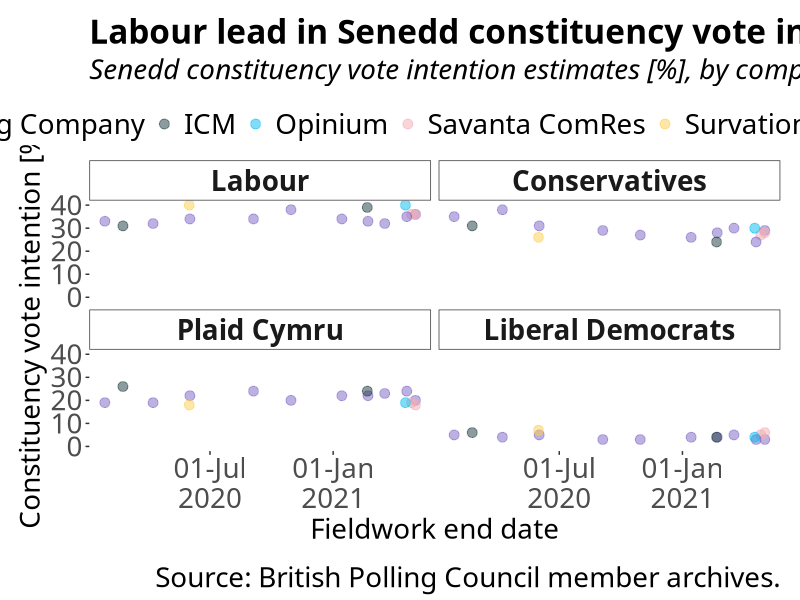
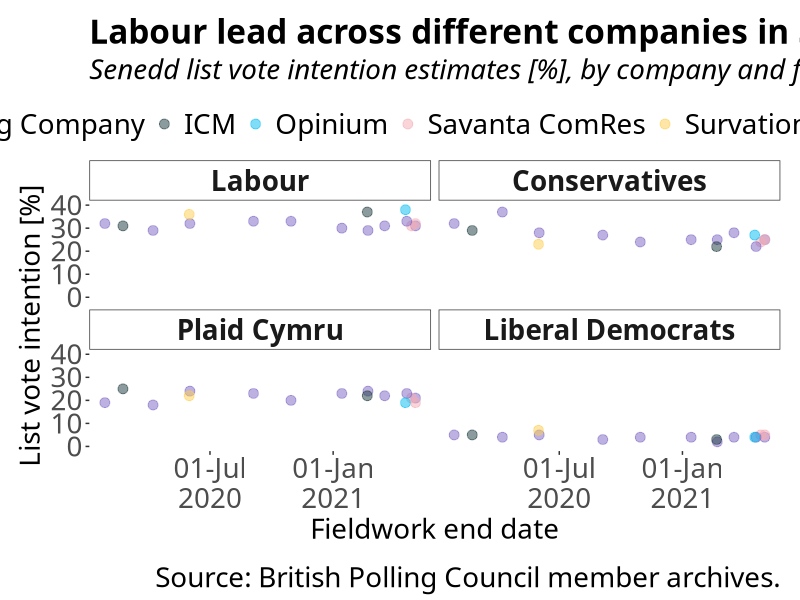

Recreate these plots in R, in order.
## Packages and themes
# First, download the packages we need
library(tidyverse)
library(readxl)
library(lubridate)

## Next, I set the plotting theme
theme_clean4 <- theme_bw(base_family="Gill Sans Nova") + 
  theme(legend.position = "top",
        legend.title = element_text(size = 20),
        legend.text = element_text(size = 20),
        axis.text = element_text(size = 20),
        axis.title = element_text(size = 20),
        plot.title = element_text(size = 24, face = "bold"),
        plot.subtitle = element_text(size = 20, face = "italic",
                                     margin = margin(b=12)),
        plot.caption = element_text(size = 20,
                                    vjust = -1),
        plot.margin = unit(c(.5,.5,.5,.5), "cm"),
        panel.grid.major = element_blank(),
        panel.grid.minor = element_blank(),
        panel.border = element_blank(),
        strip.background = element_rect(fill = "white"),
        strip.text = element_text(size = 20, face = "bold"))
theme_set(theme_clean4)

## Draw and tidy data
# Draw the data from a prepared file
senedd_constituency_df <- read_excel("Opinion Polling/Senedd 2021 Vote Intention Polls - 2021-05-05.xlsx",
                                     sheet = "DATA-Constituency",
                                     col_types = c("text", "text", "date", "date", "text",
                                                   "numeric", "numeric", "numeric", "numeric",
                                                   "numeric", "numeric", "numeric", "numeric",
                                                   "numeric", "numeric", "numeric", "text")) %>%
  mutate(vote_type = "constituency")

# This is the Senedd list vote intention
senedd_list_df <- read_excel("Opinion Polling/Senedd 2021 Vote Intention Polls - 2021-05-05.xlsx",
                                     sheet = "DATA-List",
                                     col_types = c("text", "text", "date", "date", "text",
                                                   "numeric", "numeric", "numeric", "numeric",
                                                   "numeric", "numeric", "numeric", "numeric",
                                                   "numeric", "numeric", "numeric", "text")) %>%
  mutate(vote_type = "list")

# We bind these tables
senedd_combined_df <- bind_rows(senedd_constituency_df,
                                senedd_list_df)

# That is put in the tidy format
senedd_tidy_df <- senedd_combined_df %>%
  select(company, fieldwork_end_date, 7:15, vote_type) %>%
  mutate(fieldwork_end_date = as_date(fieldwork_end_date)) %>%
  pivot_longer(cols = 3:11,
               names_to = "party",
               values_to = "vi_share")

# Next, I set factors and labels for the parties
senedd_tidy_df$party <- factor(senedd_tidy_df$party,
                                     levels = c("lab", "con", "pc", "ldem",
                                                "ab", "ref", "grn", "ukip", "oth"))

senedd_party_labels <- c(lab = "Labour",
                         con = "Conservatives",
                         pc = "Plaid Cymru",
                         ldem = "Liberal Democrats",
                         ab = "Abolish",
                         ref = "Reform UK",
                         grn = "Green Party",
                         ukip = "UKIP",
                         oth = "Other")

bpc_colours <- c("#1a383c", "#00BCF2", "#F3ACB3", "#FECE4E", "#7C64C3")

## Create the graphs
# The goal is to create a 'mosaic' graph, coloured by polling company
senedd_constituency_gg <- senedd_tidy_df %>%
  filter(party %in% c("lab", "con", "pc", "ldem"),
         vote_type == "constituency") %>%
  ggplot(aes(x = fieldwork_end_date,
             y = vi_share,
             group = company)) +
  geom_point(aes(colour = company),
             size = 3,
             alpha = 0.5) +
  facet_wrap(~party,
             labeller = as_labeller(senedd_party_labels)) +
  scale_x_date(date_breaks = "6 months",
               date_labels = "%d-%b\n%Y") +
  scale_y_continuous(limits = c(0,40)) +
  scale_colour_manual(values = bpc_colours) +
  labs(title = "Labour lead in Senedd constituency vote intentions.",
       subtitle = "Senedd constituency vote intention estimates [%], by company and fieldwork end date.",
       caption = "Source: British Polling Council member archives.",
       x = "Fieldwork end date",
       y = "Constituency vote intention [%]",
       colour = "Polling Company")

# This is for the list
senedd_list_gg <- senedd_tidy_df %>%
  filter(party %in% c("lab", "con", "pc", "ldem"),
         vote_type == "list") %>%
  ggplot(aes(x = fieldwork_end_date,
             y = vi_share,
             group = company)) +
  geom_point(aes(colour = company),
             size = 3,
             alpha = 0.5) +
  facet_wrap(~party,
             labeller = as_labeller(senedd_party_labels)) +
  scale_x_date(date_breaks = "6 months",
               date_labels = "%d-%b\n%Y") +
  scale_y_continuous(limits = c(0,40)) +
  scale_colour_manual(values = bpc_colours) +
  labs(title = "Labour lead across different companies in Senedd list estimates.",
       subtitle = "Senedd list vote intention estimates [%], by company and fieldwork end date.",
       caption = "Source: British Polling Council member archives.",
       x = "Fieldwork end date",
       y = "List vote intention [%]",
       colour = "Polling Company")